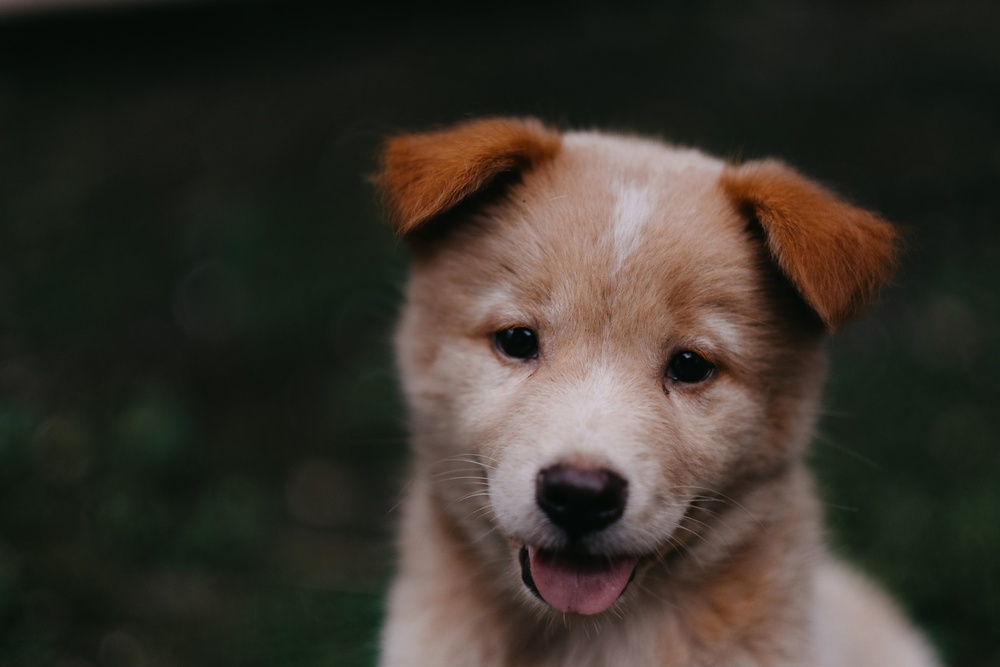
#> input picture DATA/00-puppy.jpg, 1000 x 667 px, shrunk from 1950 x 1300 before the run
$ python aula1.py
#> lines starting #> are read from the running program, lines starting #| are printed output that depends on the picture
import numpy as np
import matplotlib.pyplot as plt
from PIL import Image

# abrindo a img com Pillow
pic = Image.open('../DATA/00-puppy.jpg')
#> pic is the input picture: PIL image 1000x667 RGB; mean R, G, B 57.3, 51.8, 43.8

# transformando a img em np.array
plt.figure(1)
pic_arr = np.asarray(pic)
plt.imshow(pic_arr)

# shape da pic: (altura, largura, canais de cores[R, G, B])
print(pic_arr.shape)
#| (667, 1000, 3)

# img apenas no canal vermelho
pic_red = pic_arr.copy()

# usando escala de cinza, qto mais branco a img, mais daquela cor haverá
# p.e.: quanto mais branco na escala de vermelho, mais vemelho tem naquela parte da img

#  canal vermelho
plt.figure(2)
plt.imshow(pic_red[:, :, 0], cmap='gray')

#  canal verde
plt.figure(3)
plt.imshow(pic_red[:, :, 1], cmap='gray')

#  canal azul
plt.figure(4)
plt.imshow(pic_red[:, :, 2], cmap='gray')

# img apenas com um canal de cor
plt.figure(5)
pic_red[:, :, 1] = 0  # zerando o verde
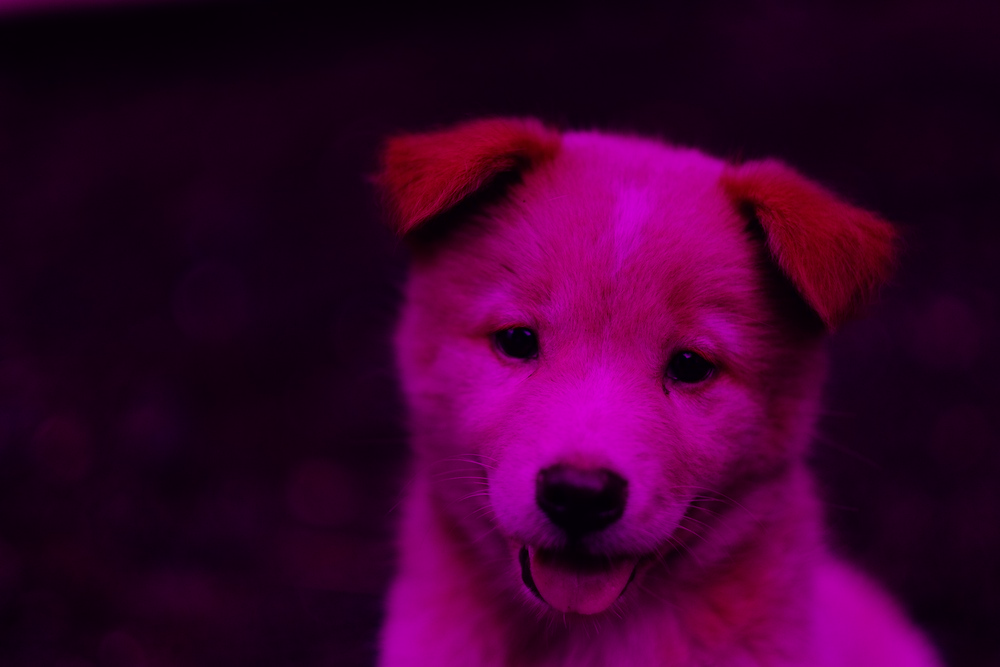
#> pic_red: shape (667, 1000, 3); mean R, G, B 57.3, 0, 43.8
pic_red[:, :, 2] = 0  # zerando o azul
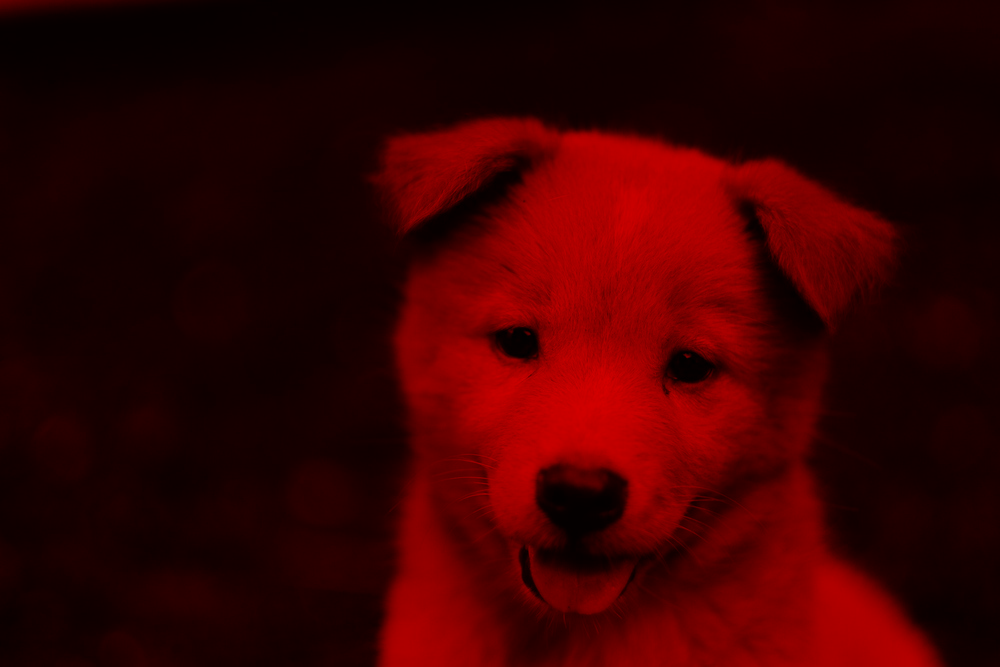
#> pic_red: shape (667, 1000, 3); mean R, G, B 57.3, 0, 0
plt.imshow(pic_red)   # veremos apenas o vermelho

plt.show()
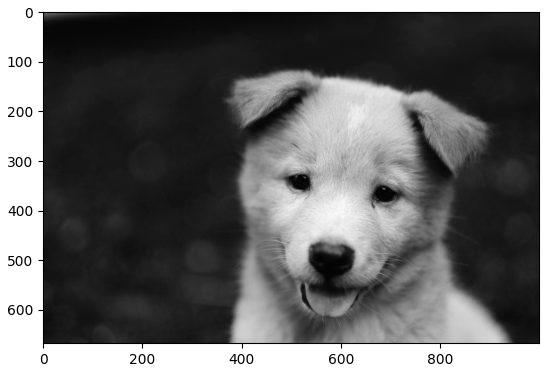
#> figure drawn by matplotlib, 1 panel
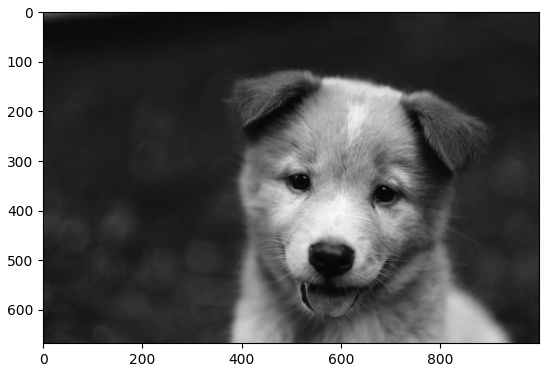
#> figure drawn by matplotlib, 1 panel
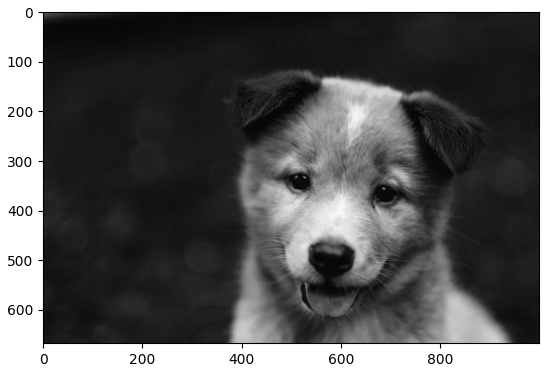
#> figure drawn by matplotlib, 1 panel

$ run again, with DATA/Nadia_Murad.jpg copied over DATA/00-puppy.jpg
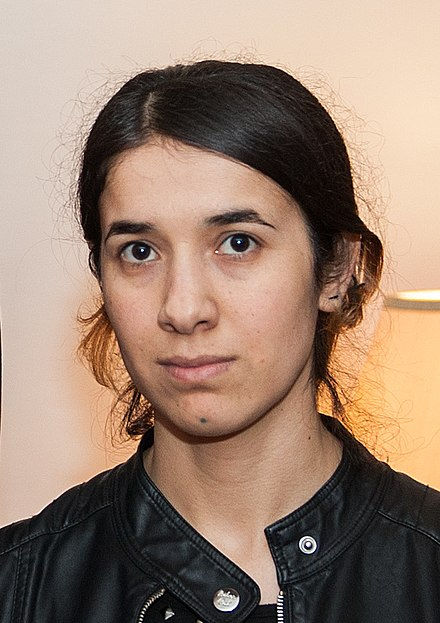
#> input picture DATA/Nadia_Murad.jpg, 440 x 623 px
#> pic is the input picture: PIL image 440x623 RGB; mean R, G, B 153.8, 129.2, 112.7
#| (623, 440, 3)
#> `pic_red[:, :, 2] = 0`:
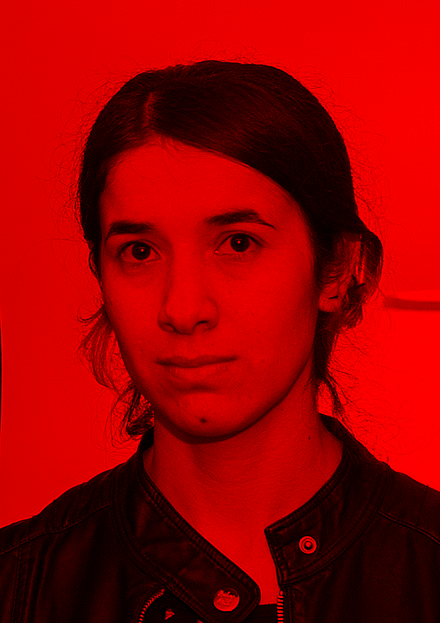
#> pic_red: shape (623, 440, 3); mean R, G, B 153.8, 0, 0
#> `plt.show()`:
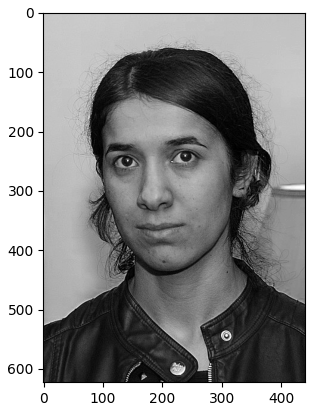
#> figure drawn by matplotlib, 1 panel
